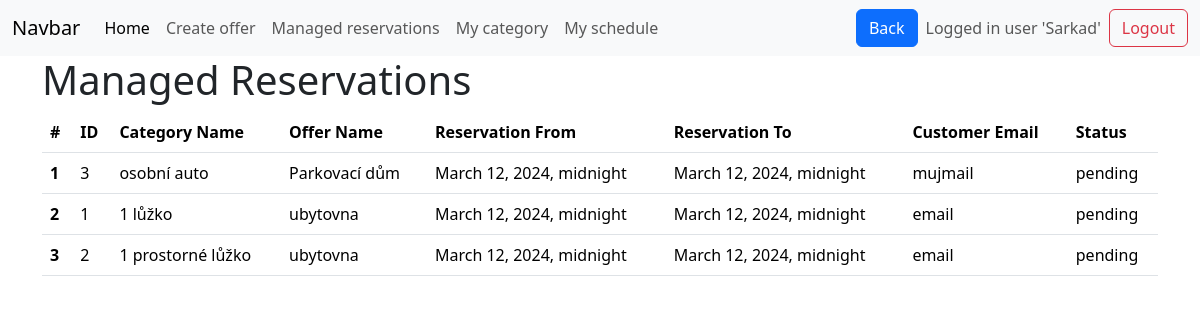
The page /managed_reservations (signed in) on the database as committed earlier.
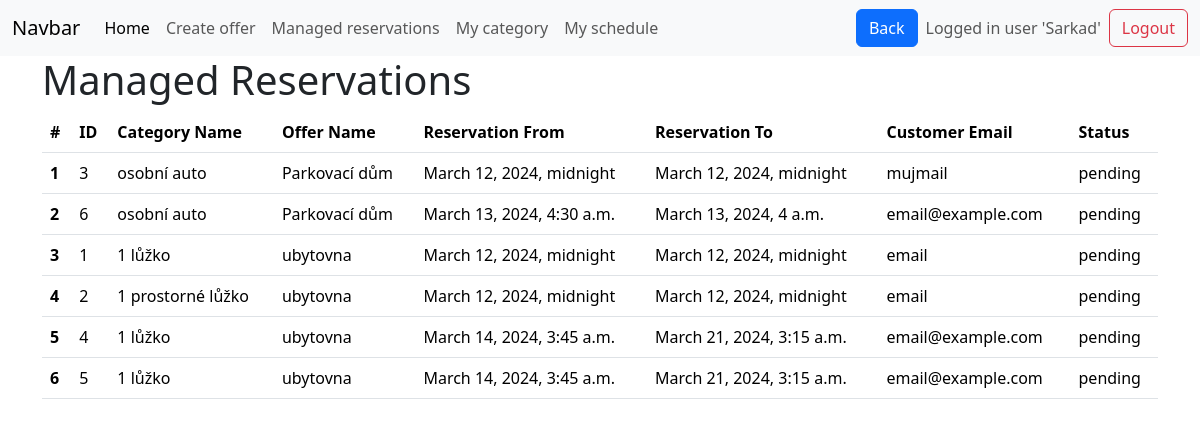
The same page on the database as committed later.
### base/models.py (models this page shows, shortened)
class Reservation(models.Model):
    reservation_from = models.DateTimeField(help_text="Start time/date of the reservation")
    reservation_to = models.DateTimeField(null=True, blank=True, help_text="End time/date of the reservation")
    submission_time = models.DateTimeField(default=timezone.now, help_text="When the reservation was submitted")
    confirmed_by_manager = models.CharField(
        max_length=1,
        choices=[("A", "Confirmed"), ("N", "Not Confirmed")],
        null=True,
        blank=True,
        help_text="Whether the reservation is confirmed by a manager"
    )
    customer_email = models.CharField(max_length=255, default="email@example.com", help_text="Customer email for reservation communication")
    belongs_to_category = models.ForeignKey(Category, on_delete=models.CASCADE, related_name='reservations', help_text="The category of the unit being reserved")
    status = models.CharField(
        max_length=20,
        choices=[
            ("pending", "Pending"),
            ("confirmed", "Confirmed"),
            ("cancelled", "Cancelled"),
            ("completed", "Completed"),
        ],
        default="pending",
        help_text="The current status of the reservation"
    )
    class Meta:
        ordering = ['reservation_from'] # Reservations ordered in ascending order (earliest first)

class Category(models.Model):
    category_name = models.CharField(max_length=50)
    category_description = models.CharField(max_length=1000, null=True, blank=True)
    category_capacity = models.IntegerField(default=1)
    max_simultneous_reservations = models.IntegerField(default=1)
    additional_time = models.DurationField(null=True, blank=True)
    count_of_units = models.IntegerField(default=1)
    created_at = models.DateTimeField(default=timezone.now)
    belongs_to_offer = models.ForeignKey(Offer, on_delete=models.CASCADE)
    category_pricing = models.ForeignKey(Pricing, on_delete=models.CASCADE, null=True)

class Offer(models.Model):
    offer_name = models.CharField(max_length=50)
    available_from = models.DateField(null=True, blank=True)
    available_to = models.DateField(null=True, blank=True)
    created_at = models.DateTimeField(default=timezone.now)
    manager_of_this_offer = models.ForeignKey(
        User, on_delete=models.CASCADE, null=True, blank=True
    )

### base/views.py (the view)
# urls.py: path('managed_reservations',views.managed_reservations, name='managed_reservations' ),
@login_required
def managed_reservations(request):
    categories = Category.objects.filter(
        belongs_to_offer__manager_of_this_offer=request.user
    )
    reservations = (
        Reservation.objects.filter(belongs_to_category__in=categories)
        .select_related("belongs_to_category", "belongs_to_category__belongs_to_offer")
        .order_by(
            "belongs_to_category__belongs_to_offer__offer_name", "reservation_from"
        )
    )
    return render(
        request,
        "managed_reservations.html",
        {
            "reservations": reservations,
        },
    )

### templates/managed_reservations.html
{% extends 'main.html' %}
{% load crispy_forms_tags %}
{% block content %}
<div class="container-md">
    <h1>Managed Reservations</h1>
    {% if reservations %}
    <table class="table table-hover">
        <thead>
            <tr>
                <th scope="col">#</th>
                <th scope="col">ID</th>
                <th scope="col">Category Name</th>
                <th scope="col">Offer Name</th>
                <th scope="col">Reservation From</th>
                <th scope="col">Reservation To</th>
                <th scope="col">Customer Email</th>
                <th scope="col">Status</th>
            </tr>
        </thead>
        <tbody>
            {% for reservation in reservations %}
            <tr>
                <th scope="row">{{ forloop.counter }}</th>
                <td>{{ reservation.id }}</td>
                <td>{{ reservation.belongs_to_category.category_name }}</td>
                <td>{{ reservation.belongs_to_category.belongs_to_offer.offer_name }}</td>
                <td>{{ reservation.reservation_from }}</td>
                <td>{{ reservation.reservation_to }}</td>
                <td>{{ reservation.customer_email }}</td>
                <td>{{ reservation.status }}</td>
            </tr>
            {% endfor %}
        </tbody>
    </table>
    {% else %}
    <p>No reservations found.</p>
    {% endif %}
</div>
{% endblock %}

### templates/main.html (shortened to what this page needs)
<!DOCTYPE html>
<html>
<head>
    <link href="https://cdn.jsdelivr.net/npm/bootstrap@5.3.3/dist/css/bootstrap.min.css" rel="stylesheet"
>
</head>
<body>
    {% include 'navbar.html' %}
    {% block content %}
    {% endblock %}
</body>
</html>

### templates/navbar.html (shortened to what this page needs)
<nav class="navbar navbar-expand-lg bg-body-tertiary">
  <div class="container-fluid">
    <a class="navbar-brand" href="#">Navbar</a>
    <div class="collapse navbar-collapse" id="navbarSupportedContent">
      <ul class="navbar-nav me-auto mb-2 mb-lg-0">
        <li class="nav-item">
          <a class="nav-link active" aria-current="page" href="/manager_home">Home</a>
        </li>
        <li class="nav-item">
          <a class="nav-link" href="/create_offer">Create offer</a>
        </li>
        <li class="nav-item">
          <a class="nav-link" href="/managed_reservations">Managed reservations</a>
        </li>
        <li class="nav-item">
          <a class="nav-link" href="/create_category">My category</a>
        </li>
        <li class="nav-item">
          <a class="nav-link" href="/my_schedule">My schedule</a>
        </li>
      </ul>
      <button type="submit" class="btn btn-primary me-2" onclick="goBack()">Back</button>
       <div class="d-flex align-items-center">
        {% if request.user.is_authenticated %}
        <span class="navbar-text me-2"> Logged in user '{{ request.user.username | title }}'</span>
        <a class="btn btn-outline-danger" href="{% url 'logout' %}">Logout</a>
        {% else %}
        <a class="btn btn-outline-primary" href="{% url 'login' %}">Login</a>
        {% endif %}
      </div>
    </div>
    </div>
</nav>

Rows that differ between the two databases and show on the page:
added Reservation: id "6", belongs_to_category.category_name "osobní auto", belongs_to_category.belongs_to_offer.offer_name "Parkovací dům", reservation_from "March 13, 2024, 4:30 a.m.", reservation_to "March 13, 2024, 4 a.m.", customer_email "email@example.com", status "pending"
added Reservation: id "4", belongs_to_category.category_name "1 lůžko", belongs_to_category.belongs_to_offer.offer_name "ubytovna", reservation_from "March 14, 2024, 3:45 a.m.", reservation_to "March 21, 2024, 3:15 a.m.", customer_email "email@example.com", status "pending"
added Reservation: id "5", belongs_to_category.category_name "1 lůžko", belongs_to_category.belongs_to_offer.offer_name "ubytovna", reservation_from "March 14, 2024, 3:45 a.m.", reservation_to "March 21, 2024, 3:15 a.m.", customer_email "email@example.com", status "pending"
